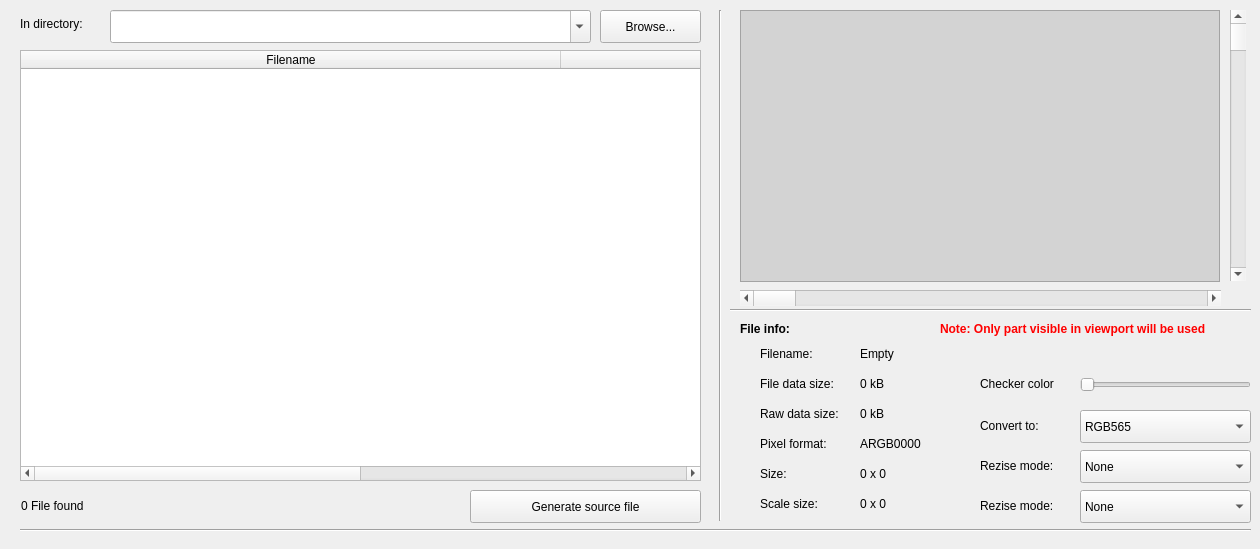
    <widget class="QWidget" name="ImageConverter">
     <attribute name="title">
      <string>Image Converter</string>
     </attribute>
     <widget class="QLabel" name="LabelStaticInDirectory">
      <property name="geometry">
       <rect>
        <x>20</x>
        <y>10</y>
        <width>81</width>
        <height>27</height>
       </rect>
      </property>
      <property name="sizePolicy">
       <sizepolicy hsizetype="Fixed" vsizetype="Fixed">
        <horstretch>0</horstretch>
        <verstretch>0</verstretch>
       </sizepolicy>
      </property>
      <property name="text">
       <string>In directory:</string>
      </property>
      <property name="scaledContents">
       <bool>true</bool>
      </property>
     </widget>
     <widget class="QComboBox" name="ComboBoxDirectory">
      <property name="geometry">
       <rect>
        <x>110</x>
        <y>10</y>
        <width>481</width>
        <height>33</height>
       </rect>
      </property>
      <property name="sizePolicy">
       <sizepolicy hsizetype="Fixed" vsizetype="Fixed">
        <horstretch>0</horstretch>
        <verstretch>0</verstretch>
       </sizepolicy>
      </property>
      <property name="editable">
       <bool>true</bool>
      </property>
     </widget>
     <widget class="QPushButton" name="ButtonBrowse">
      <property name="geometry">
       <rect>
        <x>600</x>
        <y>10</y>
        <width>101</width>
        <height>33</height>
       </rect>
      </property>
      <property name="sizePolicy">
       <sizepolicy hsizetype="Fixed" vsizetype="Fixed">
        <horstretch>0</horstretch>
        <verstretch>0</verstretch>
       </sizepolicy>
      </property>
      <property name="styleSheet">
       <string notr="true"/>
      </property>
      <property name="text">
       <string>Browse...</string>
      </property>
      <property name="icon">
       <iconset>
        <normaloff>:/Images/browse20.png</normaloff>:/Images/browse20.png</iconset>
      </property>
      <property name="iconSize">
       <size>
        <width>20</width>
        <height>20</height>
       </size>
      </property>
     </widget>
     <widget class="QGraphicsView" name="graphicsViewConverter">
      <property name="geometry">
       <rect>
        <x>740</x>
        <y>10</y>
        <width>480</width>
        <height>272</height>
       </rect>
      </property>
      <property name="sizePolicy">
       <sizepolicy hsizetype="Fixed" vsizetype="Fixed">
        <horstretch>0</horstretch>
        <verstretch>0</verstretch>
       </sizepolicy>
      </property>
      <property name="styleSheet">
       <string notr="true">background-color: lightgray;</string>
      </property>
      <property name="verticalScrollBarPolicy">
       <enum>Qt::ScrollBarAlwaysOff</enum>
      </property>
      <property name="horizontalScrollBarPolicy">
       <enum>Qt::ScrollBarAlwaysOff</enum>
      </property>
      <property name="backgroundBrush">
       <brush brushstyle="NoBrush">
        <color alpha="255">
         <red>0</red>
         <green>0</green>
         <blue>0</blue>
        </color>
       </brush>
      </property>
      <property name="sceneRect">
       <rectf>
        <x>0.000000000000000</x>
        <y>0.000000000000000</y>
        <width>0.000000000000000</width>
        <height>0.000000000000000</height>
       </rectf>
      </property>
     </widget>
     <widget class="Line" name="line_V_Converter">
      <property name="geometry">
       <rect>
        <x>710</x>
        <y>10</y>
        <width>20</width>
        <height>511</height>
       </rect>
      </property>
      <property name="orientation">
       <enum>Qt::Vertical</enum>
      </property>
     </widget>
     <widget class="QTableWidget" name="TableFilesFound">
      <property name="geometry">
       <rect>
        <x>20</x>
        <y>50</y>
        <width>681</width>
        <height>431</height>
       </rect>
      </property>
      <property name="sizePolicy">
       <sizepolicy hsizetype="Fixed" vsizetype="Expanding">
        <horstretch>0</horstretch>
        <verstretch>2</verstretch>
       </sizepolicy>
      </property>
      <property name="baseSize">
       <size>
        <width>0</width>
        <height>0</height>
       </size>
      </property>
      <property name="styleSheet">
       <string notr="true">font: bold &quot;Ubuntu&quot;;
font-size: 12px;

</string>
      </property>
      <property name="lineWidth">
       <number>-1</number>
      </property>
      <property name="selectionMode">
       <enum>QAbstractItemView::SingleSelection</enum>
      </property>
      <property name="selectionBehavior">
       <enum>QAbstractItemView::SelectRows</enum>
      </property>
      <property name="sortingEnabled">
       <bool>false</bool>
      </property>
      <property name="columnCount">
       <number>2</number>
      </property>
      <attribute name="horizontalHeaderCascadingSectionResizes">
       <bool>true</bool>
      </attribute>
      <attribute name="horizontalHeaderMinimumSectionSize">
       <number>40</number>
      </attribute>
      <attribute name="horizontalHeaderDefaultSectionSize">
       <number>540</number>
      </attribute>
      <attribute name="horizontalHeaderStretchLastSection">
       <bool>true</bool>
      </attribute>
      <attribute name="verticalHeaderVisible">
       <bool>false</bool>
      </attribute>
      <attribute name="verticalHeaderHighlightSections">
       <bool>true</bool>
      </attribute>
      <column>
       <property name="text">
        <string>Filename</string>
       </property>
      </column>
      <column>
       <property name="text">
        <string>Size</string>
       </property>
      </column>
     </widget>
     <widget class="QLabel" name="LabelFilesFoundConverter">
      <property name="geometry">
       <rect>
        <x>21</x>
        <y>492</y>
        <width>151</width>
        <height>27</height>
       </rect>
      </property>
      <property name="sizePolicy">
       <sizepolicy hsizetype="Fixed" vsizetype="Fixed">
        <horstretch>0</horstretch>
        <verstretch>0</verstretch>
       </sizepolicy>
      </property>
      <property name="text">
       <string>0 File found</string>
      </property>
      <property name="scaledContents">
       <bool>true</bool>
      </property>
     </widget>
     <widget class="QLabel" name="LabelStaticConvertTo">
      <property name="geometry">
       <rect>
        <x>980</x>
        <y>412</y>
        <width>91</width>
        <height>27</height>
       </rect>
      </property>
      <property name="sizePolicy">
       <sizepolicy hsizetype="Fixed" vsizetype="Fixed">
        <horstretch>0</horstretch>
        <verstretch>0</verstretch>
       </sizepolicy>
      </property>
      <property name="text">
       <string>Convert to:</string>
      </property>
     </widget>
     <widget class="QComboBox" name="comboBoxPixelFormat">
      <property name="geometry">
       <rect>
        <x>1080</x>
        <y>410</y>
        <width>171</width>
        <height>33</height>
       </rect>
      </property>
      <property name="sizePolicy">
       <sizepolicy hsizetype="Fixed" vsizetype="Fixed">
        <horstretch>0</horstretch>
        <verstretch>0</verstretch>
       </sizepolicy>
      </property>
      <property name="styleSheet">
       <string notr="true"/>
      </property>
      <property name="frame">
       <bool>true</bool>
      </property>
      <item>
       <property name="text">
        <string>RGB565</string>
       </property>
       <property name="icon">
        <iconset>
         <normaloff>:/Images/rgb20.png</normaloff>:/Images/rgb20.png</iconset>
       </property>
      </item>
      <item>
       <property name="text">
        <string>ARGB8888</string>
       </property>
       <property name="icon">
        <iconset>
         <normaloff>:/Images/argb20.png</normaloff>:/Images/argb20.png</iconset>
       </property>
      </item>
      <item>
       <property name="text">
        <string>File Data</string>
       </property>
       <property name="icon">
        <iconset>
         <normaloff>:/Images/file.png</normaloff>:/Images/file.png</iconset>
       </property>
      </item>
     </widget>
     <widget class="QPushButton" name="ButtonConvert">
      <property name="geometry">
       <rect>
        <x>470</x>
        <y>490</y>
        <width>231</width>
        <height>33</height>
       </rect>
      </property>
      <property name="sizePolicy">
       <sizepolicy hsizetype="Fixed" vsizetype="Fixed">
        <horstretch>0</horstretch>
        <verstretch>0</verstretch>
       </sizepolicy>
      </property>
      <property name="styleSheet">
       <string notr="true"/>
      </property>
      <property name="text">
       <string>Generate source file</string>
      </property>
      <property name="icon">
       <iconset>
        <normaloff>:/Images/convert20.png</normaloff>:/Images/convert20.png</iconset>
      </property>
      <property name="iconSize">
       <size>
        <width>20</width>
        <height>20</height>
       </size>
      </property>
     </widget>
     <widget class="QLabel" name="LabelStaticPixelFormat">
      <property name="geometry">
       <rect>
        <x>760</x>
        <y>430</y>
        <width>91</width>
        <height>27</height>
       </rect>
      </property>
      <property name="text">
       <string>Pixel format:</string>
      </property>
     </widget>
     <widget class="QLabel" name="LabelStaticFileInfo">
      <property name="geometry">
       <rect>
        <x>740</x>
        <y>315</y>
        <width>91</width>
        <height>27</height>
       </rect>
      </property>
      <property name="font">
       <font>
        <weight>75</weight>
        <italic>false</italic>
        <bold>true</bold>
       </font>
      </property>
      <property name="text">
       <string>File info:</string>
      </property>
     </widget>
     <widget class="QLabel" name="LabelStaticSize">
      <property name="geometry">
       <rect>
        <x>760</x>
        <y>460</y>
        <width>91</width>
        <height>27</height>
       </rect>
      </property>
      <property name="text">
       <string>Size:</string>
      </property>
     </widget>
     <widget class="QLabel" name="LabelFilename">
      <property name="geometry">
       <rect>
        <x>860</x>
        <y>340</y>
        <width>381</width>
        <height>27</height>
       </rect>
      </property>
      <property name="sizePolicy">
       <sizepolicy hsizetype="Fixed" vsizetype="Fixed">
        <horstretch>0</horstretch>
        <verstretch>0</verstretch>
       </sizepolicy>
      </property>
      <property name="text">
       <string>Empty</string>
      </property>
     </widget>
     <widget class="QLabel" name="LabelPixelFormat">
      <property name="geometry">
       <rect>
        <x>860</x>
        <y>430</y>
        <width>141</width>
        <height>27</height>
       </rect>
      </property>
      <property name="sizePolicy">
       <sizepolicy hsizetype="Fixed" vsizetype="Fixed">
        <horstretch>0</horstretch>
        <verstretch>0</verstretch>
       </sizepolicy>
      </property>
      <property name="text">
       <string>ARGB0000</string>
      </property>
     </widget>
     <widget class="QLabel" name="LabelSize">
      <property name="geometry">
       <rect>
        <x>860</x>
        <y>460</y>
        <width>141</width>
        <height>27</height>
       </rect>
      </property>
      <property name="sizePolicy">
       <sizepolicy hsizetype="Fixed" vsizetype="Fixed">
        <horstretch>0</horstretch>
        <verstretch>0</verstretch>
       </sizepolicy>
      </property>
      <property name="text">
       <string>0 x 0</string>
      </property>
     </widget>
     <widget class="QLabel" name="LabelStaticFilename">
      <property name="geometry">
       <rect>
        <x>760</x>
        <y>340</y>
        <width>61</width>
        <height>27</height>
       </rect>
      </property>
      <property name="text">
       <string>Filename:</string>
      </property>
     </widget>
     <widget class="Line" name="line_H_Converter">
      <property name="geometry">
       <rect>
        <x>730</x>
        <y>300</y>
        <width>521</width>
        <height>20</height>
       </rect>
      </property>
      <property name="orientation">
       <enum>Qt::Horizontal</enum>
      </property>
     </widget>
     <widget class="QScrollBar" name="horizontalScrollBarConverter">
      <property name="geometry">
       <rect>
        <x>740</x>
        <y>290</y>
        <width>481</width>
        <height>16</height>
       </rect>
      </property>
      <property name="styleSheet">
       <string notr="true"/>
      </property>
      <property name="tracking">
       <bool>true</bool>
      </property>
      <property name="orientation">
       <enum>Qt::Horizontal</enum>
      </property>
     </widget>
     <widget class="QScrollBar" name="verticalScrollBarConverter">
      <property name="geometry">
       <rect>
        <x>1230</x>
        <y>10</y>
        <width>16</width>
        <height>271</height>
       </rect>
      </property>
      <property name="orientation">
       <enum>Qt::Vertical</enum>
      </property>
     </widget>
     <widget class="QLabel" name="LabelScaleSize">
      <property name="geometry">
       <rect>
        <x>860</x>
        <y>490</y>
        <width>141</width>
        <height>27</height>
       </rect>
      </property>
      <property name="sizePolicy">
       <sizepolicy hsizetype="Fixed" vsizetype="Fixed">
        <horstretch>0</horstretch>
        <verstretch>0</verstretch>
       </sizepolicy>
      </property>
      <property name="text">
       <string>0 x 0</string>
      </property>
     </widget>
     <widget class="QComboBox" name="comboBoxResize">
      <property name="enabled">
       <bool>true</bool>
      </property>
      <property name="geometry">
       <rect>
        <x>1080</x>
        <y>450</y>
        <width>171</width>
        <height>33</height>
       </rect>
      </property>
      <property name="sizePolicy">
       <sizepolicy hsizetype="Fixed" vsizetype="Fixed">
        <horstretch>0</horstretch>
        <verstretch>0</verstretch>
       </sizepolicy>
      </property>
      <property name="styleSheet">
       <string notr="true"/>
      </property>
      <property name="iconSize">
       <size>
        <width>20</width>
        <height>20</height>
       </size>
      </property>
      <item>
       <property name="text">
        <string>None</string>
       </property>
       <property name="icon">
        <iconset>
         <normaloff>:/Images/none20.png</normaloff>:/Images/none20.png</iconset>
       </property>
      </item>
      <item>
       <property name="text">
        <string>Scale to fit</string>
       </property>
       <property name="icon">
        <iconset>
         <normaloff>:/Images/ScaleFit20.png</normaloff>:/Images/ScaleFit20.png</iconset>
       </property>
      </item>
      <item>
       <property name="text">
        <string>Scale to width</string>
       </property>
       <property name="icon">
        <iconset>
         <normaloff>:/Images/ScaleWidth20.png</normaloff>:/Images/ScaleWidth20.png</iconset>
       </property>
      </item>
      <item>
       <property name="text">
        <string>Scale to height</string>
       </property>
       <property name="icon">
        <iconset>
         <normaloff>:/Images/ScaleHeight20.png</normaloff>:/Images/ScaleHeight20.png</iconset>
       </property>
      </item>
     </widget>
     <widget class="QLabel" name="LabelStaticScaleSize">
      <property name="geometry">
       <rect>
        <x>760</x>
        <y>490</y>
        <width>91</width>
        <height>27</height>
       </rect>
      </property>
      <property name="sizePolicy">
       <sizepolicy hsizetype="Fixed" vsizetype="Fixed">
        <horstretch>0</horstretch>
        <verstretch>0</verstretch>
       </sizepolicy>
      </property>
      <property name="text">
       <string>Scale size:</string>
      </property>
     </widget>
     <widget class="QLabel" name="LabelStaticResize">
      <property name="geometry">
       <rect>
        <x>980</x>
        <y>452</y>
        <width>91</width>
        <height>27</height>
       </rect>
      </property>
      <property name="sizePolicy">
       <sizepolicy hsizetype="Fixed" vsizetype="Fixed">
        <horstretch>0</horstretch>
        <verstretch>0</verstretch>
       </sizepolicy>
      </property>
      <property name="text">
       <string>Rezise mode:</string>
      </property>
     </widget>
     <widget class="QLabel" name="LabelDataSize">
      <property name="geometry">
       <rect>
        <x>860</x>
        <y>400</y>
        <width>141</width>
        <height>27</height>
       </rect>
      </property>
      <property name="sizePolicy">
       <sizepolicy hsizetype="Fixed" vsizetype="Fixed">
        <horstretch>0</horstretch>
        <verstretch>0</verstretch>
       </sizepolicy>
      </property>
      <property name="text">
       <string>0 kB</string>
      </property>
     </widget>
     <widget class="QLabel" name="LabelStaticDataSize">
      <property name="geometry">
       <rect>
        <x>760</x>
        <y>400</y>
        <width>91</width>
        <height>27</height>
       </rect>
      </property>
      <property name="sizePolicy">
       <sizepolicy hsizetype="Fixed" vsizetype="Fixed">
        <horstretch>0</horstretch>
        <verstretch>0</verstretch>
       </sizepolicy>
      </property>
      <property name="text">
       <string>Raw data size:</string>
      </property>
     </widget>
     <widget class="QLabel" name="LabelNoteConverter">
      <property name="geometry">
       <rect>
        <x>940</x>
        <y>315</y>
        <width>301</width>
        <height>27</height>
       </rect>
      </property>
      <property name="sizePolicy">
       <sizepolicy hsizetype="Fixed" vsizetype="Fixed">
        <horstretch>0</horstretch>
        <verstretch>0</verstretch>
       </sizepolicy>
      </property>
      <property name="font">
       <font>
        <weight>75</weight>
        <italic>false</italic>
        <bold>true</bold>
       </font>
      </property>
      <property name="styleSheet">
       <string notr="true">color:rgb(255, 0, 0)</string>
      </property>
      <property name="text">
       <string>Note: Only part visible in viewport will be used</string>
      </property>
     </widget>
     <widget class="QLabel" name="LabelStaticFileDataSize">
      <property name="geometry">
       <rect>
        <x>760</x>
        <y>370</y>
        <width>91</width>
        <height>27</height>
       </rect>
      </property>
      <property name="sizePolicy">
       <sizepolicy hsizetype="Fixed" vsizetype="Fixed">
        <horstretch>0</horstretch>
        <verstretch>0</verstretch>
       </sizepolicy>
      </property>
      <property name="text">
       <string>File data size:</string>
      </property>
     </widget>
     <widget class="QLabel" name="LabelFileDataSize">
      <property name="geometry">
       <rect>
        <x>860</x>
        <y>370</y>
        <width>141</width>
        <height>27</height>
       </rect>
      </property>
      <property name="sizePolicy">
       <sizepolicy hsizetype="Fixed" vsizetype="Fixed">
        <horstretch>0</horstretch>
        <verstretch>0</verstretch>
       </sizepolicy>
      </property>
      <property name="text">
       <string>0 kB</string>
      </property>
     </widget>
     <widget class="QComboBox" name="comboBoCompress">
      <property name="enabled">
       <bool>true</bool>
      </property>
      <property name="geometry">
       <rect>
        <x>1080</x>
        <y>490</y>
        <width>171</width>
        <height>33</height>
       </rect>
      </property>
      <property name="sizePolicy">
       <sizepolicy hsizetype="Fixed" vsizetype="Fixed">
        <horstretch>0</horstretch>
        <verstretch>0</verstretch>
       </sizepolicy>
      </property>
      <property name="styleSheet">
       <string notr="true"/>
      </property>
      <property name="iconSize">
       <size>
        <width>20</width>
        <height>20</height>
       </size>
      </property>
      <item>
       <property name="text">
        <string>None</string>
       </property>
       <property name="icon">
        <iconset>
         <normaloff>:/Images/none20.png</normaloff>:/Images/none20.png</iconset>
       </property>
      </item>
      <item>
       <property name="text">
        <string>RLE</string>
       </property>
       <property name="icon">
        <iconset>
         <normaloff>:/Images/ScaleFit20.png</normaloff>:/Images/ScaleFit20.png</iconset>
       </property>
      </item>
      <item>
       <property name="text">
        <string>LZW</string>
       </property>
       <property name="icon">
        <iconset>
         <normaloff>:/Images/ScaleWidth20.png</normaloff>:/Images/ScaleWidth20.png</iconset>
       </property>
      </item>
      <item>
       <property name="text">
        <string>Scale to height</string>
       </property>
       <property name="icon">
        <iconset>
         <normaloff>:/Images/ScaleHeight20.png</normaloff>:/Images/ScaleHeight20.png</iconset>
       </property>
      </item>
     </widget>
     <widget class="QLabel" name="LabelStaticCompress">
      <property name="geometry">
       <rect>
        <x>980</x>
        <y>492</y>
        <width>91</width>
        <height>27</height>
       </rect>
      </property>
      <property name="sizePolicy">
       <sizepolicy hsizetype="Fixed" vsizetype="Fixed">
        <horstretch>0</horstretch>
        <verstretch>0</verstretch>
       </sizepolicy>
      </property>
      <property name="text">
       <string>Rezise mode:</string>
      </property>
     </widget>
     <widget class="Line" name="line_H_Converter_2">
      <property name="geometry">
       <rect>
        <x>20</x>
        <y>520</y>
        <width>1231</width>
        <height>20</height>
       </rect>
      </property>
      <property name="orientation">
       <enum>Qt::Horizontal</enum>
      </property>
     </widget>
     <widget class="QLabel" name="LabelStaticCheckerColor">
      <property name="geometry">
       <rect>
        <x>980</x>
        <y>370</y>
        <width>91</width>
        <height>27</height>
       </rect>
      </property>
      <property name="sizePolicy">
       <sizepolicy hsizetype="Fixed" vsizetype="Fixed">
        <horstretch>0</horstretch>
        <verstretch>0</verstretch>
       </sizepolicy>
      </property>
      <property name="text">
       <string>Checker color</string>
      </property>
     </widget>
     <widget class="QSlider" name="CheckerBoardSlider">
      <property name="geometry">
       <rect>
        <x>1080</x>
        <y>374</y>
        <width>171</width>
        <height>22</height>
       </rect>
      </property>
      <property name="maximum">
       <number>255</number>
      </property>
      <property name="orientation">
       <enum>Qt::Horizontal</enum>
      </property>
     </widget>
    </widget>
